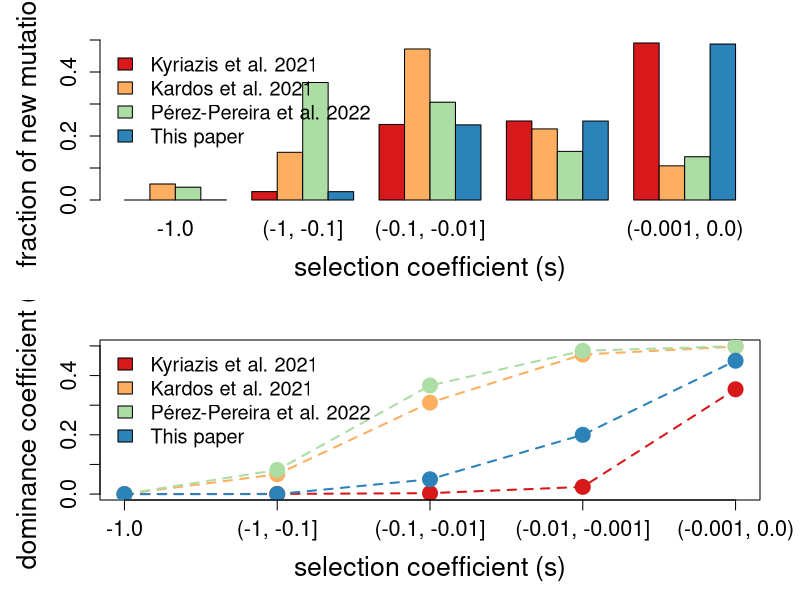

This chart was generated by the following R code:

### script for creating Figure 2 in Kyriazis et al. 2022 biorxiv


# results for new DFE
mean = 0.01314833
shape = 0.186
scale = mean/shape
g <- rgamma(n=1000000,shape = shape, scale= scale)

lethals <- g[g>0.99]
new_lethals_frac <- (length(lethals)/length(g))+0.0005
#new_lethals_h <- mean((0.5)/(1 - 7071.07*(-lethals)))
new_lethals_h <- 0

sublethals <- g[g<0.99 & g >0.1]
new_sublet_frac <- length(sublethals)/length(g)*0.995
#new_sublet_h <- mean((0.5)/(1 - 7071.07*(-sublethals)))
new_sublet_h <- 0.0

detrimentals <- g[g<0.1 & g >0.01]
new_detr_frac <- length(detrimentals)/length(g)*0.995
#new_detr_h <- mean((0.5)/(1 - 7071.07*(-detrimentals)))
new_detr_h <- 0.05

modDel <- g[g<0.01 & g >0.001]
new_modDel_frac <- length(modDel)/length(g)*0.995
#new_modDel_h <- mean((0.5)/(1 - 7071.07*(-modDel)))
new_modDel_h <- 0.2

wkDel <- g[g<0.001]
new_wkDel_frac <- length(wkDel)/length(g)*0.995
#new_wkDel_h <- mean((0.5)/(1 - 7071.07*(-wkDel)))
new_wkDel_h <- 0.45


# results for Kim 2017 DFE and Henn hs
mean = 0.01314833
shape = 0.186
scale = mean/shape
g <- rgamma(n=1000000,shape = shape, scale= scale)

lethals <- g[g>0.99]
kim_lethals_frac <- (length(lethals)/length(g))
kim_lethals_h <- mean((0.5)/(1 - 7071.07*(-lethals)))
## note that this isnt defined since no lethals so set to 0
kim_lethals_h <- 0

sublethals <- g[g<0.99 & g >0.1]
kim_sublet_frac <- length(sublethals)/length(g)
kim_sublet_h <- mean((0.5)/(1 - 7071.07*(-sublethals)))

detrimentals <- g[g<0.1 & g >0.01]
kim_detr_frac <- length(detrimentals)/length(g)
kim_detr_h <- mean((0.5)/(1 - 7071.07*(-detrimentals)))

modDel <- g[g<0.01 & g >0.001]
kim_modDel_frac <- length(modDel)/length(g)
kim_modDel_h <- mean((0.5)/(1 - 7071.07*(-modDel)))

wkDel <- g[g<0.001]
kim_wkDel_frac <- length(wkDel)/length(g)
kim_wkDel_h <- mean((0.5)/(1 - 7071.07*(-wkDel)))



# results for Kardos 2021 DFE and hs
shape = 0.5
scale = 0.1
mean = scale*shape
g <- rgamma(n=1000000,shape = shape, scale= scale)

lethals <- g[g>0.99]
kardos_lethals_frac <- (length(lethals)/length(g))+0.05
kardos_lethals_h <- mean(0.5*exp(-13*lethals))

sublethals <- g[g<0.99 & g >0.1]
kardos_sublet_frac <- (length(sublethals)/length(g))*0.95
kardos_sublet_h <- mean(0.5*exp(-13*sublethals))

detrimentals <- g[g<0.1 & g >0.01]
kardos_detr_frac <- (length(detrimentals)/length(g))*0.95
kardos_detr_h <-  mean(0.5*exp(-13*detrimentals))

modDel <- g[g<0.01 & g >0.001]
kardos_modDel_frac <- (length(modDel)/length(g))*0.95
kardos_modDel_h <- mean(0.5*exp(-13*modDel))

wkDel <- g[g<0.001]
kardos_wkDel_frac <- (length(wkDel)/length(g))*0.95
kardos_wkDel_h <- mean(0.5*exp(-13*wkDel))





# results for Pérez-Pereira 2021 DFE and hs 
mean=0.2
shape=0.33
scale=mean/shape
g <- rgamma(n=1000000,shape = shape, scale= scale)

lethals <- g[g>0.99]
perez_lethals_frac <- length(lethals)/length(g)
perez_lethals_h <- mean(0.5*exp(-7.6*lethals))

sublethals <- g[g<0.99 & g >0.1]
perez_sublet_frac <- length(sublethals)/length(g)
perez_sublet_h <- mean(0.5*exp(-7.6*sublethals))

detrimentals <- g[g<0.1 & g >0.01]
perez_detr_frac <- length(detrimentals)/length(g)
perez_detr_h <-  mean(0.5*exp(-7.6*detrimentals))

modDel <- g[g<0.01 & g >0.001]
perez_modDel_frac <- length(modDel)/length(g)
perez_modDel_h <- mean(0.5*exp(-7.6*modDel))

wkDel <- g[g<0.001]
perez_wkDel_frac <- length(wkDel)/length(g)
perez_wkDel_h <- mean(0.5*exp(-7.6*wkDel))








setwd("~/Documents/UCLA/simulations_review/Analysis/Plots/")
pdf("DFE_comparison.pdf", width = 10, height = 9)

par(mfrow=c(2,1), mar = c(5,5,2,2))

library(RColorBrewer)

labs <- 1.6
names <- 1.3
axis <- 1.3
cols <- brewer.pal(4,"Spectral")

kim_DFE_fractions <- rev(c(kim_wkDel_frac,kim_modDel_frac,kim_detr_frac,kim_sublet_frac, kim_lethals_frac))
kardos_DFE_fractions <- rev(c(kardos_wkDel_frac,kardos_modDel_frac,kardos_detr_frac,kardos_sublet_frac, kardos_lethals_frac))
perez_DFE_fractions <- rev(c(perez_wkDel_frac,perez_modDel_frac,perez_detr_frac,perez_sublet_frac, perez_lethals_frac))
new_DFE_fractions <- rev(c(new_wkDel_frac,new_modDel_frac,new_detr_frac,new_sublet_frac, new_lethals_frac))

DFEs <- rbind(kim_DFE_fractions,kardos_DFE_fractions,perez_DFE_fractions,new_DFE_fractions)
barplot(DFEs,beside=T, ylim=c(0,0.5), xlab="selection coefficient (s)", ylab="fraction of new mutations",names.arg = c("-1.0","(-1, -0.1]", "(-0.1, -0.01]","(-0.01, -0.001]", "(-0.001, 0.0)"), 
        cex.lab = labs, col=cols, cex.names=names,cex.axis = axis)
legend("topleft", legend=c("Kyriazis et al. 2021","Kardos et al. 2021","Pérez-Pereira et al. 2022","This paper"), fill=cols, cex=1.2, bty = "n")


kim_hs <- rev(c(kim_wkDel_h,kim_modDel_h,kim_detr_h,kim_sublet_h, kim_lethals_h))
kardos_hs <- rev(c(kardos_wkDel_h,kardos_modDel_h,kardos_detr_h,kardos_sublet_h, kardos_lethals_h))
perez_hs <- rev(c(perez_wkDel_h,perez_modDel_h,perez_detr_h,perez_sublet_h, perez_lethals_h))
new_hs <- rev(c(new_wkDel_h,new_modDel_h,new_detr_h,new_sublet_h, new_lethals_h))

size <- 2
plot(kim_hs, col = cols[1], pch=19, cex = size,ylim=c(0,.5), xlab="selection coefficient (s)", ylab="dominance coefficient (h)", xaxt = "n", cex.lab = labs, cex.axis = axis)
lines(kim_hs, lwd=size, lty=2,col = cols[1])
points(kardos_hs,col = cols[2], pch=19, cex = size)
lines(kardos_hs, lwd=size, lty=2,col = cols[2])
points(perez_hs,col = cols[3], pch=19, cex = size)
lines(perez_hs, lwd=size, lty=2,col = cols[3])
points(new_hs,col = cols[4], pch=19, cex = size)
lines(new_hs, lwd=size, lty=2,col = cols[4])

axis(1, at=1:5, labels=c("-1.0","(-1, -0.1]", "(-0.1, -0.01]","(-0.01, -0.001]", "(-0.001, 0.0)"), cex.axis=axis)
legend("topleft", legend=c("Kyriazis et al. 2021","Kardos et al. 2021","Pérez-Pereira et al. 2022","This paper"), fill=cols, cex=1.2, bty = "n")


dev.off()










